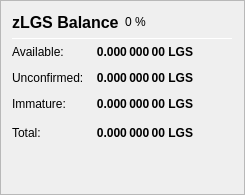
                   <widget class="QFrame" name="frame_ZerocoinBalances">
                    <property name="frameShape">
                     <enum>QFrame::StyledPanel</enum>
                    </property>
                    <property name="frameShadow">
                     <enum>QFrame::Raised</enum>
                    </property>
                    <layout class="QVBoxLayout" name="verticalLayout_7">
                     <item>
                      <layout class="QHBoxLayout" name="horizontalLayout_8" stretch="0,0,0">
                       <item>
                        <widget class="QLabel" name="label_5z_3">
                         <property name="minimumSize">
                          <size>
                           <width>0</width>
                           <height>20</height>
                          </size>
                         </property>
                         <property name="font">
                          <font>
                           <pointsize>12</pointsize>
                           <weight>75</weight>
                           <bold>true</bold>
                          </font>
                         </property>
                         <property name="text">
                          <string>zLGS Balance</string>
                         </property>
                        </widget>
                       </item>
                       <item>
                        <widget class="QLabel" name="labelzLGSPercent">
                         <property name="text">
                          <string notr="true">0 %</string>
                         </property>
                        </widget>
                       </item>
                       <item>
                        <spacer name="horizontalSpacer_11">
                         <property name="orientation">
                          <enum>Qt::Horizontal</enum>
                         </property>
                         <property name="sizeHint" stdset="0">
                          <size>
                           <width>40</width>
                           <height>20</height>
                          </size>
                         </property>
                        </spacer>
                       </item>
                      </layout>
                     </item>
                     <item>
                      <widget class="Line" name="line_ZerocoinBalance">
                       <property name="minimumSize">
                        <size>
                         <width>0</width>
                         <height>1</height>
                        </size>
                       </property>
                       <property name="maximumSize">
                        <size>
                         <width>16777215</width>
                         <height>1</height>
                        </size>
                       </property>
                       <property name="orientation">
                        <enum>Qt::Horizontal</enum>
                       </property>
                      </widget>
                     </item>
                     <item>
                      <layout class="QGridLayout" name="gridLayout_5">
                       <property name="spacing">
                        <number>12</number>
                       </property>
                       <item row="1" column="0">
                        <widget class="QLabel" name="labelzBalanceMatureText">
                         <property name="toolTip">
                          <string>Mature: more than 20 confirmation and more than 1 mint of the same denomination after it was minted.
These zLGS are spendable.</string>
                         </property>
                         <property name="text">
                          <string>Available:</string>
                         </property>
                        </widget>
                       </item>
                       <item row="1" column="1">
                        <widget class="QLabel" name="labelzBalanceMature">
                         <property name="font">
                          <font>
                           <weight>75</weight>
                           <bold>true</bold>
                          </font>
                         </property>
                         <property name="toolTip">
                          <string>Mature: more than 20 confirmation and more than 1 mint of the same denomination after it was minted.
These zLGS are spendable.</string>
                         </property>
                         <property name="text">
                          <string notr="true">0.000 000 00 LGS</string>
                         </property>
                         <property name="alignment">
                          <set>Qt::AlignRight|Qt::AlignTrailing|Qt::AlignVCenter</set>
                         </property>
                        </widget>
                       </item>
                       <item row="2" column="0">
                        <widget class="QLabel" name="labelzBalanceUnconfirmedText">
                         <property name="toolTip">
                          <string>Unconfirmed: less than 20 confirmations
Immature: confirmed, but less than 1 mint of the same denomination after it was minted</string>
                         </property>
                         <property name="text">
                          <string>Unconfirmed:</string>
                         </property>
                        </widget>
                       </item>
                       <item row="2" column="1">
                        <widget class="QLabel" name="labelzBalanceUnconfirmed">
                         <property name="font">
                          <font>
                           <weight>75</weight>
                           <bold>true</bold>
                          </font>
                         </property>
                         <property name="toolTip">
                          <string>Unconfirmed: less than 20 confirmations
Immature: confirmed, but less than 1 mint of the same denomination after it was minted</string>
                         </property>
                         <property name="text">
                          <string notr="true">0.000 000 00 LGS</string>
                         </property>
                         <property name="alignment">
                          <set>Qt::AlignRight|Qt::AlignTrailing|Qt::AlignVCenter</set>
                         </property>
                        </widget>
                       </item>
                       <item row="3" column="0">
                        <widget class="QLabel" name="labelzBalanceImmatureText">
                         <property name="toolTip">
                          <string>Unconfirmed: less than 20 confirmations
Immature: confirmed, but less than 1 mint of the same denomination after it was minted</string>
                         </property>
                         <property name="text">
                          <string>Immature:</string>
                         </property>
                        </widget>
                       </item>
                       <item row="3" column="1">
                        <widget class="QLabel" name="labelzBalanceImmature">
                         <property name="font">
                          <font>
                           <weight>75</weight>
                           <bold>true</bold>
                          </font>
                         </property>
                         <property name="toolTip">
                          <string>Unconfirmed: less than 20 confirmations
Immature: confirmed, but less than 1 mint of the same denomination after it was minted</string>
                         </property>
                         <property name="text">
                          <string notr="true">0.000 000 00 LGS</string>
                         </property>
                         <property name="alignment">
                          <set>Qt::AlignRight|Qt::AlignTrailing|Qt::AlignVCenter</set>
                         </property>
                        </widget>
                       </item>
                       <item row="4" column="0">
                        <widget class="QLabel" name="labelzBalanceText">
                         <property name="toolTip">
                          <string>Your current zLGS balance, unconfirmed and immature zLGS included.</string>
                         </property>
                         <property name="text">
                          <string>Total:</string>
                         </property>
                        </widget>
                       </item>
                       <item row="4" column="1">
                        <widget class="QLabel" name="labelzBalance">
                         <property name="font">
                          <font>
                           <weight>75</weight>
                           <bold>true</bold>
                          </font>
                         </property>
                         <property name="cursor">
                          <cursorShape>IBeamCursor</cursorShape>
                         </property>
                         <property name="toolTip">
                          <string>Your current zLGS balance, unconfirmed and immature zLGS included.</string>
                         </property>
                         <property name="text">
                          <string notr="true">0.000 000 00 LGS</string>
                         </property>
                         <property name="alignment">
                          <set>Qt::AlignRight|Qt::AlignTrailing|Qt::AlignVCenter</set>
                         </property>
                         <property name="textInteractionFlags">
                          <set>Qt::LinksAccessibleByMouse|Qt::TextSelectableByKeyboard|Qt::TextSelectableByMouse</set>
                         </property>
                        </widget>
                       </item>
                       <item row="4" column="2">
                        <spacer name="horizontalSpacer_4">
                         <property name="orientation">
                          <enum>Qt::Horizontal</enum>
                         </property>
                         <property name="sizeHint" stdset="0">
                          <size>
                           <width>40</width>
                           <height>20</height>
                          </size>
                         </property>
                        </spacer>
                       </item>
                      </layout>
                     </item>
                     <item>
                      <spacer name="verticalSpacer_4">
                       <property name="orientation">
                        <enum>Qt::Vertical</enum>
                       </property>
                       <property name="sizeHint" stdset="0">
                        <size>
                         <width>20</width>
                         <height>40</height>
                        </size>
                       </property>
                      </spacer>
                     </item>
                    </layout>
                   </widget>
